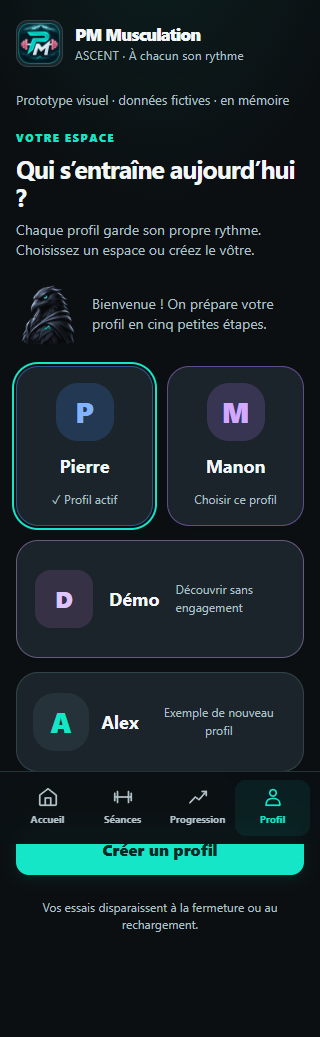
#> input picture previews/v2-prof2/captures/01-profils-320.png, 320 x 1037 px; its folder holds only this picture in this run
$ python contact.py
#> lines starting #> are read from the running program, lines starting #| are printed output that depends on the picture
from PIL import Image,ImageOps,ImageDraw
from pathlib import Path
p=Path(__file__).parent
for w in (320,375,390):
    files=sorted((p/'captures').glob(f'*-{w}.png'))
    sheet=Image.new('RGB',(1200,900),'#253239')
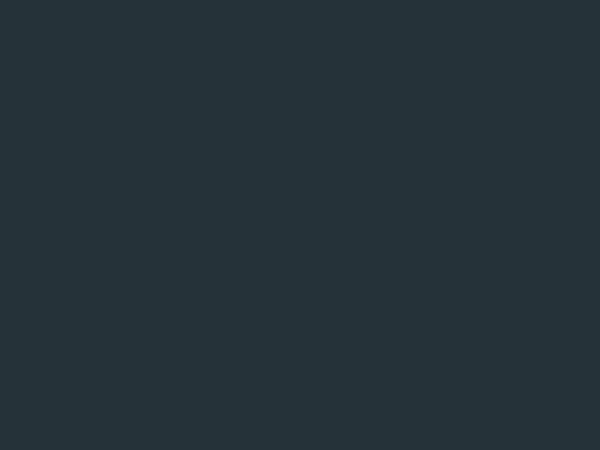
#> sheet: PIL image 1200x900 RGB (shown at 1/2 size); mean R, G, B 37, 50, 57
    for i,f in enumerate(files):
        im=Image.open(f).convert('RGB')
#> im is the input picture: PIL image 320x1037 RGB; mean R, G, B 24, 37.8, 41.5
        im.thumbnail((190,265))
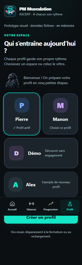
#> im: PIL image 82x265 RGB; mean R, G, B 24, 37.8, 41.5
        x=(i%6)*200;y=(i//6)*300
        sheet.paste(im,(x,y+25))
        ImageDraw.Draw(sheet).text((x+3,y+3),f.stem[:24],fill='white')
    sheet.save(p/'captures'/f'planche-{w}.jpg')
